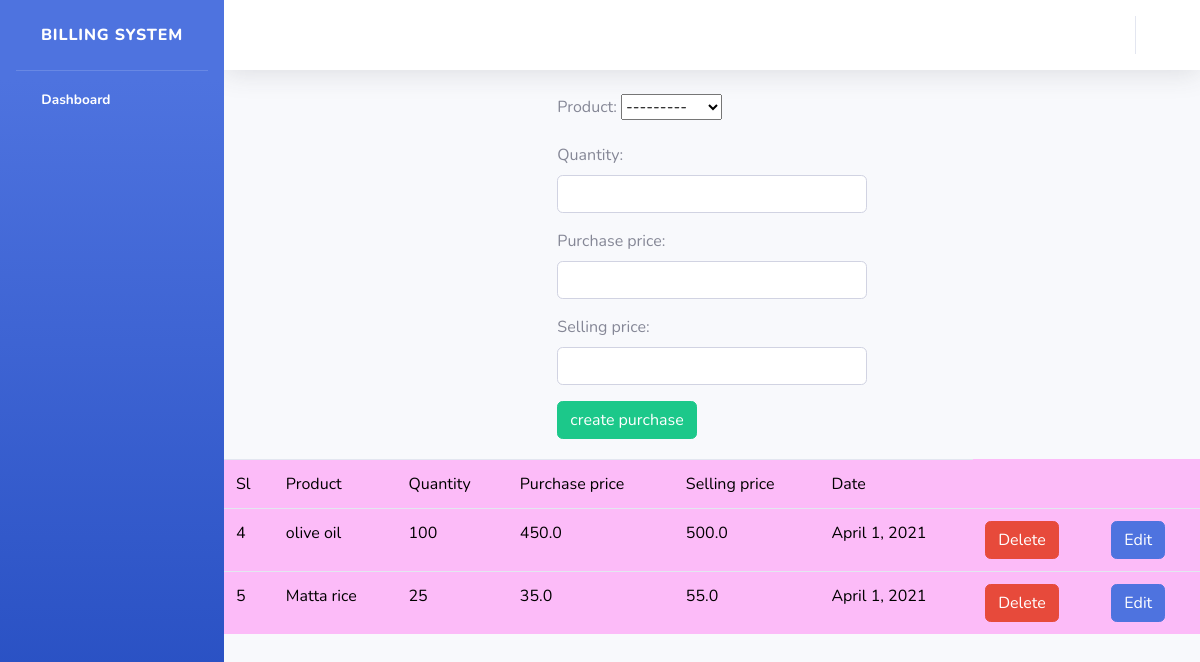
The app's page /billing/purchase with its own data.
### bill/models.py (models this page shows, shortened)
class purchase(models.Model):
    product=models.ForeignKey(product,on_delete=models.CASCADE)
    quantity=models.IntegerField(null=False)
    purchase_price=models.FloatField(null=False)
    selling_price=models.FloatField(null=False)
    purchase_date=models.DateField(auto_now=True)

class product(models.Model):
    product_name=models.CharField(max_length=150,unique=True)
    def __str__(self):
        return self.product_name

### bill/views.py (the view, shortened to what this page needs)
# urls.py: path('purchase',purchsecreate.as_view(),name='purchase'),
class purchsecreate(TemplateView):
    model=purchase
    form_class = purchasecreateform
    context={}
    template_name = 'bill/purchasecreate.html'
    def get(self, request, *args, **kwargs):
        form=self.form_class
        purchaselist=self.model.objects.all()
        self.context['purchaselist']=purchaselist
        self.context['form']=form
        return render(request,self.template_name,self.context)

### bill/templates/bill/purchasecreate.html (shortened to what this page needs)
<!DOCTYPE html>
{%extends 'bill/base.html'%}
{%block body_block%}
<div class="row">
    <div class="col"></div>
        <div class="col-lg-4">
            <form method="post">
                {{form.as_p}}
                <input type="submit" class='btn btn-success' value="create purchase">
            </form>
        </div>
    <div class="col"></div>
</div>
<table class="table" style="background-color:rgb(252, 187, 248);color:black;margin-top:20px">
    <tr>
        <td>Sl</td>
        <td>Product</td>
        <td>Quantity</td>
        <td>Purchase price</td>
        <td>Selling price</td>
        <td>Date</td>
    </tr>
    {%for purchase in purchaselist%}
    <tr>
        <td>{{purchase.id}}</td>
        <td>{{purchase.product}}</td>
        <td>{{purchase.quantity}}</td>
        <td>{{purchase.purchase_price}}</td>
        <td>{{purchase.selling_price}}</td>
        <td>{{purchase.purchase_date}}</td>
        <td><a class="btn btn-danger" href="{%url 'purchasedelete' purchase.id%}">Delete</a></td>
        <td><a class="btn btn-primary" href="{%url 'purchaseedit' purchase.id%}">Edit</a></td>
    </tr>
    {%endfor%}
</table>
{%endblock%}

### records on screen
purchase: id "4", product "olive oil", quantity "100", purchase_price "450.0", selling_price "500.0", purchase_date "April 1, 2021"
purchase: id "5", product "Matta rice", quantity "25", purchase_price "35.0", selling_price "55.0", purchase_date "April 1, 2021"
